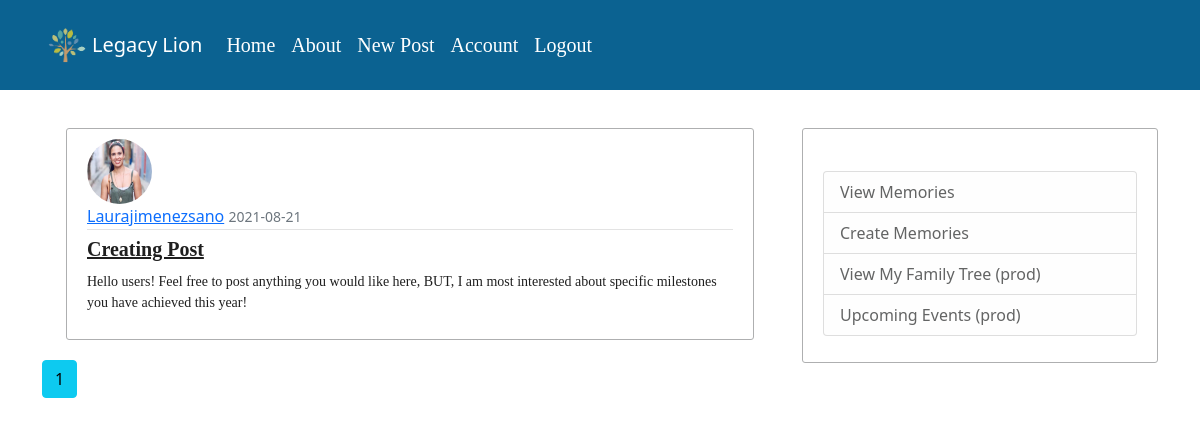
Screenshot of /home (signed in) with the database file from the repository.
### Blog/flaskblog/models.py (models this page shows, shortened)
class Post(db.Model):
    id = db.Column(db.Integer, primary_key=True)
    title = db.Column(db.String(100), nullable=False)
    date_posted = db.Column(db.DateTime, nullable=False, default=datetime.utcnow)
    content = db.Column(db.Text, nullable=False)
    user_id = db.Column(db.Integer, db.ForeignKey('user.id'), nullable=False)
    post_img = db.Column(db.String(20), nullable=False, default='default.jpg')

class User(db.Model, UserMixin):
    id = db.Column(db.Integer, primary_key=True)
    username = db.Column(db.String(20), unique=True, nullable=False)
    email = db.Column(db.String(120), unique=True, nullable=False)
    image_file = db.Column(db.String(20), nullable=False, default='default.jpg')
    password = db.Column(db.String(60), nullable=False)
    posts = db.relationship('Post', backref='author', lazy=True)

### Blog/flaskblog/routes.py (the view)
@app.route("/")
@app.route("/home")
def home():
    page = request.args.get('page', 1, type=int)
    posts = Post.query.order_by(Post.date_posted.desc()).paginate(page=page, per_page=5)
    return render_template('home.html', posts=posts)

### Blog/flaskblog/models.py (called while the page is built)
@login_manager.user_loader
def load_user(user_id):
    return User.query.get(int(user_id))

### Blog/flaskblog/templates/home.html (shortened to what this page needs)
<!DOCTYPE html>
<html lang="en">
<head>
    <link href="https://cdn.jsdelivr.net/npm/bootstrap@5.1.0/dist/css/bootstrap.min.css" rel="stylesheet">
    <link rel="stylesheet" href="static/main.css">
</head>
<body>
    <header class="site-header">
        <nav class="navbar navbar-expand-md navbar-dark bg-steel fixed-top">
          <div class="container">
            <img src="static/profile_pics/logo.jpg" width="50" height="50"/>
            <a class="navbar-brand mr-6" href="/">Legacy Lion</a>
            <div class="collapse navbar-collapse" id="navbarToggle">
              <div class="navbar-nav mr-auto">
                <a class="nav-item nav-link" href="{{ url_for('home')}}">Home</a>
                <a class="nav-item nav-link" href="{{ url_for('about')}}">About</a>
              </div>
              <div class="navbar-nav">
                {% if current_user.is_authenticated %}
                <a class="nav-item nav-link" href="{{ url_for('new_post')}}">New Post</a>
                <a class="nav-item nav-link" href="{{ url_for('account')}}">Account</a>
                <a class="nav-item nav-link" href="{{ url_for('logout')}}">Logout</a>
                {% else %}
                <a class="nav-item nav-link" href="{{ url_for('login')}}">Login</a>
                <a class="nav-item nav-link" href="{{ url_for('register')}}">Register</a>
                {% endif %}
              </div>
            </div>
          </div>
        </nav>
      </header>
      <main role="main" class="container">
        <div class="row">
          <div class="col-md-8">
            {% for post in posts.items %}
            <div class="container">
              <article class="media content-section">
                <img class="rounded-circle article-img" src="{{ url_for('static', filename='profile_pics/' + post.author.image_file) }}">
                <div class="media-body">
                  <div class="article-metadata">
                    <a class="mr-2" href="{{url_for('user_posts', username=post.author.username) }}">{{ post.author.username }}</a>
                    <small class="text-muted">{{ post.date_posted.strftime('%Y-%m-%d') }}</small>
                  </div>
                  <h2><a class="article-title" href="{{ url_for('post', post_id=post.id) }}">{{ post.title }}</a></h2>
                  <p class="article-content">{{ post.content }}</p>
                </div>
              </article>
            </div>
            {% endfor %}
            {% for page_num in posts.iter_pages(left_edge=1, right_edge=1, left_current=1, right_current=2) %}
              {% if page_num %}
                {% if posts.page == page_num %}
                  <a class="btn btn-info mb-4" href="{{ url_for('home', page=page_num) }}">{{ page_num }}</a>
                {% else %}
                  <a class="btn btn-outline-info mb-4" href="{{ url_for('home', page=page_num) }}">{{ page_num }}</a>
                {% endif %}
              {% else %}
                ...
              {% endif %}
            {% endfor %}
          </div>
          <div class="col-md-4">
            <div class="content-section">
              <h4>App Features</h4>
                <ul class="list-group">
                  <a class="list-group-item list-group-item-light nav-item nav-link" href="{{ url_for('home')}}">View Memories</a>
                  <a class="list-group-item list-group-item-light nav-item nav-link" href="{{ url_for('new_post')}}">Create Memories</a>
                  <a class="list-group-item list-group-item-light nav-item nav-link" href="{{ url_for('familytree')}}" target="_blank"> View My Family Tree (prod)</a>
                  <a class="list-group-item list-group-item-light nav-item nav-link" href="{{ url_for('home')}}">Upcoming Events (prod)</a>
                </ul>
            </div>
          </div>
        </div>
      </main>
</body>
</html>

### Blog/flaskblog/static/main.css (style rules this page uses)
body { background: #ffffff; color: #333333; margin-top: 8rem; }
p, li { color: #2b2a2a; font-size: 16px; font-family: "Garamond", "Times New Roman", serif; }
h1, h2 { color: #000000; font-family: "Garamond", "Times New Roman", serif; font-size: 24px; font-weight: bold; }
h4 { color: #ffffff; font-family: "Garamond", "Times New Roman", serif; font-size: 20px; font-weight: bold; text-align: center; }
.bg-steel { background-color: #0b6291; height: 90px; }
.site-header .navbar-nav .nav-link { color: #ffffff; font-family: "Garamond", "Times New Roman", serif; font-size: 20px; }
.content-section { background: #ffffff; padding: 10px 20px; border: 1px solid #aeafb0; border-radius: 3px; margin-bottom: 20px; }
.article-title { color: #1f1f1f; font-size: 20px; font-family: "Garamond", "Times New Roman", serif; }
.article-content { white-space: pre-line; color: #1f1f1f; font-family: "Garamond", "Times New Roman", serif; font-size: 14px; }
.article-img { height: 65px; width: 65px; margin-right: 16px; }
.article-metadata { padding-bottom: 1px; margin-bottom: 4px; border-bottom: 1px solid #e3e3e3 }

### rows the page displays
Post: image_file (picture), author.username "Laurajimenezsano", date_posted "2021-08-21", title "Creating Post", content "Hello users! Feel free to post anything you would like here, BUT, I am most interested about specific milestones you have achieved this year!"

### other values shown
{{ page_num }} "1"
